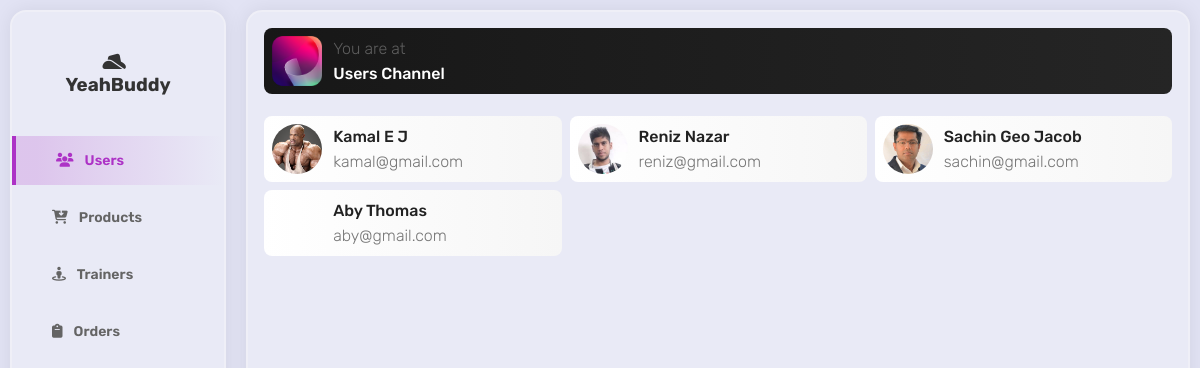
The app's page /admin/adminIndex.php, older data.
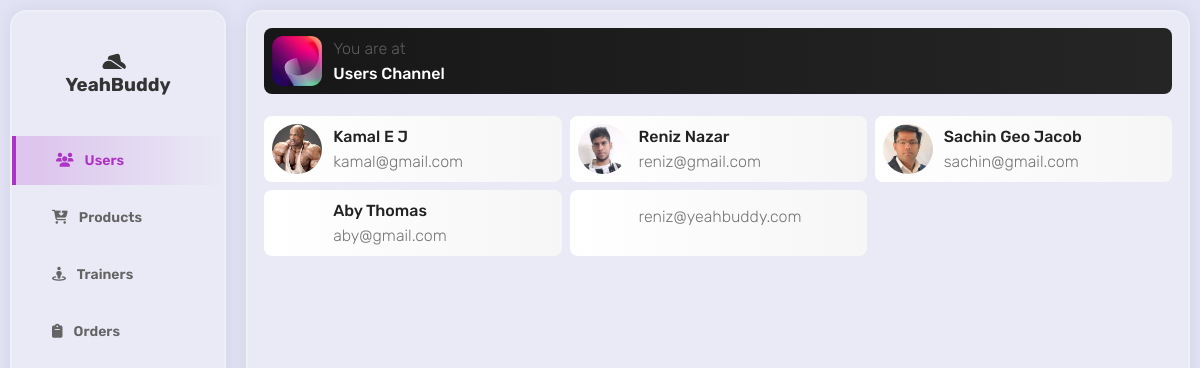
The same page, newer data.
### tables this page shows
CREATE TABLE `usertable` (
  `id` int(11) NOT NULL,
  `firstName` varchar(50) DEFAULT NULL,
  `lastName` varchar(50) DEFAULT NULL,
  `gender` varchar(10) DEFAULT NULL,
  `email` varchar(30) NOT NULL,
  `password` varchar(500) NOT NULL,
  `profile_pic` varchar(300) DEFAULT 'images/uploads/logo.jpg',
  `phone` bigint(12) DEFAULT 0,
  `role` varchar(10) NOT NULL DEFAULT 'user'
);

### admin/adminIndex.php (the view, shortened to what this page needs)
<?php
    include('adminTop.php');
?>
<div class="contentBox">
    <div class="titleBox">
        <div class="titleImageBox"></div>
        <div class="titleDetailsBox">
            <p>You are at</p>
            <p>Users Channel</p>
        </div>
    </div>
    <div class="mainUserContentBox">
    <?php
        include('../includes/db.inc.php');
        $sql = "SELECT * FROM usertable";
        $result = mysqli_query($conn, $sql);
        while($row = mysqli_fetch_assoc($result)) {
            echo '<div class="userBox">
            <div class="userImageBox">
                <img src="../'.$row['profile_pic'].'" alt="" class="userPic">
            </div>
            <div class="userDetailsBox">
                <p>'.$row['firstName'].' '.$row['lastName'].'</p>
                <p>'.$row['email'].'</p>
            </div>
        </div>';
        }
    ?>
    </div>
</div>
<?php
    include('adminBottom.php');
?>

Row changes from the older to the newer data that the page shows:
added usertable: email "reniz@yeahbuddy.com"
